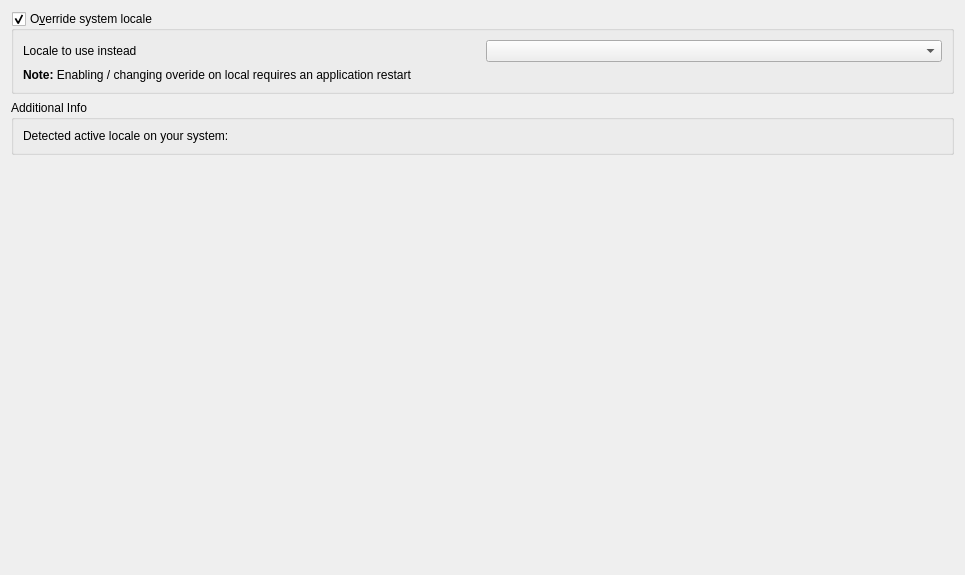
             <widget class="QWidget" name="mOptionsScrollAreaContents_09">
              <property name="geometry">
               <rect>
                <x>0</x>
                <y>0</y>
                <width>965</width>
                <height>575</height>
               </rect>
              </property>
              <layout class="QVBoxLayout" name="verticalLayout_32">
               <item>
                <widget class="QGroupBox" name="grpLocale">
                 <property name="title">
                  <string>O&amp;verride system locale</string>
                 </property>
                 <property name="checkable">
                  <bool>true</bool>
                 </property>
                 <layout class="QGridLayout" name="_12">
                  <item row="0" column="0">
                   <widget class="QLabel" name="label_5">
                    <property name="text">
                     <string>Locale to use instead</string>
                    </property>
                   </widget>
                  </item>
                  <item row="0" column="1">
                   <widget class="QComboBox" name="cboLocale"/>
                  </item>
                  <item row="1" column="0" colspan="2">
                   <widget class="QLabel" name="label_7">
                    <property name="text">
                     <string>&lt;b&gt;Note:&lt;/b&gt; Enabling / changing overide on local requires an application restart</string>
                    </property>
                    <property name="wordWrap">
                     <bool>true</bool>
                    </property>
                   </widget>
                  </item>
                 </layout>
                </widget>
               </item>
               <item>
                <widget class="QGroupBox" name="groupBox_12">
                 <property name="title">
                  <string>Additional Info</string>
                 </property>
                 <layout class="QGridLayout" name="_13">
                  <item row="0" column="0">
                   <widget class="QLabel" name="lblSystemLocale">
                    <property name="text">
                     <string>Detected active locale on your system:</string>
                    </property>
                   </widget>
                  </item>
                 </layout>
                </widget>
               </item>
               <item>
                <spacer name="verticalSpacer_2">
                 <property name="orientation">
                  <enum>Qt::Vertical</enum>
                 </property>
                 <property name="sizeHint" stdset="0">
                  <size>
                   <width>20</width>
                   <height>40</height>
                  </size>
                 </property>
                </spacer>
               </item>
              </layout>
             </widget>
